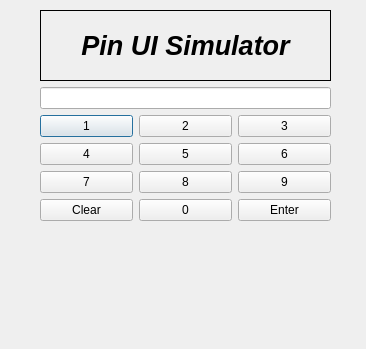
<?xml version="1.0" encoding="UTF-8"?>
<ui version="4.0">
 <class>pinUI</class>
 <widget class="QDialog" name="pinUI">
  <property name="geometry">
   <rect>
    <x>0</x>
    <y>0</y>
    <width>366</width>
    <height>349</height>
   </rect>
  </property>
  <property name="windowTitle">
   <string>Dialog</string>
  </property>
  <widget class="QWidget" name="">
   <property name="geometry">
    <rect>
     <x>40</x>
     <y>10</y>
     <width>291</width>
     <height>211</height>
    </rect>
   </property>
   <layout class="QGridLayout" name="gridLayout">
    <item row="0" column="0" colspan="3">
     <widget class="QLabel" name="label">
      <property name="font">
       <font>
        <pointsize>20</pointsize>
        <italic>true</italic>
        <bold>true</bold>
       </font>
      </property>
      <property name="frameShape">
       <enum>QFrame::Box</enum>
      </property>
      <property name="text">
       <string>Pin UI Simulator</string>
      </property>
      <property name="alignment">
       <set>Qt::AlignCenter</set>
      </property>
     </widget>
    </item>
    <item row="1" column="0" colspan="3">
     <widget class="QLineEdit" name="lineEdit"/>
    </item>
    <item row="2" column="0">
     <widget class="QPushButton" name="btn_1">
      <property name="text">
       <string>1</string>
      </property>
     </widget>
    </item>
    <item row="2" column="1">
     <widget class="QPushButton" name="btn_2">
      <property name="text">
       <string>2</string>
      </property>
     </widget>
    </item>
    <item row="2" column="2">
     <widget class="QPushButton" name="btn_3">
      <property name="text">
       <string>3</string>
      </property>
     </widget>
    </item>
    <item row="3" column="0">
     <widget class="QPushButton" name="btn_4">
      <property name="text">
       <string>4</string>
      </property>
     </widget>
    </item>
    <item row="3" column="1">
     <widget class="QPushButton" name="btn_5">
      <property name="text">
       <string>5</string>
      </property>
     </widget>
    </item>
    <item row="3" column="2">
     <widget class="QPushButton" name="btn_6">
      <property name="text">
       <string>6</string>
      </property>
     </widget>
    </item>
    <item row="4" column="0">
     <widget class="QPushButton" name="btn_7">
      <property name="text">
       <string>7</string>
      </property>
     </widget>
    </item>
    <item row="4" column="1">
     <widget class="QPushButton" name="btn_8">
      <property name="text">
       <string>8</string>
      </property>
     </widget>
    </item>
    <item row="4" column="2">
     <widget class="QPushButton" name="btn_9">
      <property name="text">
       <string>9</string>
      </property>
     </widget>
    </item>
    <item row="5" column="0">
     <widget class="QPushButton" name="btn_clear">
      <property name="text">
       <string>Clear</string>
      </property>
     </widget>
    </item>
    <item row="5" column="1">
     <widget class="QPushButton" name="btn_0">
      <property name="text">
       <string>0</string>
      </property>
     </widget>
    </item>
    <item row="5" column="2">
     <widget class="QPushButton" name="pushButton">
      <property name="text">
       <string>Enter</string>
      </property>
     </widget>
    </item>
   </layout>
  </widget>
 </widget>
 <resources/>
 <connections/>
</ui>
